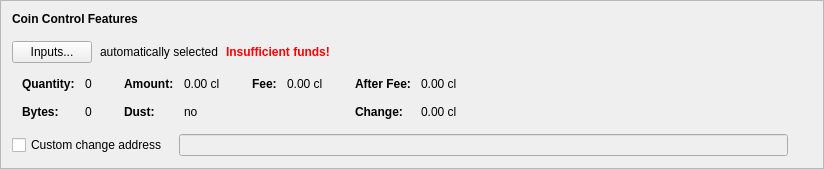
      <widget class="QFrame" name="frameCoinControl">
       <property name="sizePolicy">
        <sizepolicy hsizetype="Preferred" vsizetype="Fixed">
         <horstretch>0</horstretch>
         <verstretch>0</verstretch>
        </sizepolicy>
       </property>
       <property name="frameShape">
        <enum>QFrame::StyledPanel</enum>
       </property>
       <property name="frameShadow">
        <enum>QFrame::Raised</enum>
       </property>
       <layout class="QVBoxLayout" name="verticalLayout_4">
        <item>
         <layout class="QVBoxLayout" name="verticalLayoutCoinControl" stretch="0,0,0,0,0">
          <property name="spacing">
           <number>0</number>
          </property>
          <property name="sizeConstraint">
           <enum>QLayout::SetDefaultConstraint</enum>
          </property>
          <property name="leftMargin">
           <number>0</number>
          </property>
          <property name="topMargin">
           <number>0</number>
          </property>
          <item>
           <layout class="QHBoxLayout" name="horizontalLayoutCoinControl1">
            <property name="bottomMargin">
             <number>15</number>
            </property>
            <item>
             <widget class="QLabel" name="labelCoinControlFeatures">
              <property name="sizePolicy">
               <sizepolicy hsizetype="Preferred" vsizetype="Maximum">
                <horstretch>0</horstretch>
                <verstretch>0</verstretch>
               </sizepolicy>
              </property>
              <property name="font">
               <font>
                <weight>75</weight>
                <bold>true</bold>
               </font>
              </property>
              <property name="styleSheet">
               <string notr="true">font-weight:bold;</string>
              </property>
              <property name="text">
               <string>Coin Control Features</string>
              </property>
             </widget>
            </item>
           </layout>
          </item>
          <item>
           <layout class="QHBoxLayout" name="horizontalLayoutCoinControl2" stretch="0,0,0,0">
            <property name="spacing">
             <number>8</number>
            </property>
            <property name="bottomMargin">
             <number>10</number>
            </property>
            <item>
             <widget class="QPushButton" name="pushButtonCoinControl">
              <property name="styleSheet">
               <string notr="true"/>
              </property>
              <property name="text">
               <string>Inputs...</string>
              </property>
              <property name="autoDefault">
               <bool>false</bool>
              </property>
             </widget>
            </item>
            <item>
             <widget class="QLabel" name="labelCoinControlAutomaticallySelected">
              <property name="text">
               <string>automatically selected</string>
              </property>
              <property name="margin">
               <number>5</number>
              </property>
             </widget>
            </item>
            <item>
             <widget class="QLabel" name="labelCoinControlInsuffFunds">
              <property name="font">
               <font>
                <weight>75</weight>
                <bold>true</bold>
               </font>
              </property>
              <property name="styleSheet">
               <string notr="true">color:red;font-weight:bold;</string>
              </property>
              <property name="text">
               <string>Insufficient funds!</string>
              </property>
              <property name="margin">
               <number>5</number>
              </property>
             </widget>
            </item>
            <item>
             <spacer name="horizontalSpacerCoinControl">
              <property name="orientation">
               <enum>Qt::Horizontal</enum>
              </property>
              <property name="sizeHint" stdset="0">
               <size>
                <width>40</width>
                <height>1</height>
               </size>
              </property>
             </spacer>
            </item>
           </layout>
          </item>
          <item>
           <widget class="QWidget" name="widgetCoinControl" native="true">
            <property name="sizePolicy">
             <sizepolicy hsizetype="Preferred" vsizetype="Preferred">
              <horstretch>0</horstretch>
              <verstretch>0</verstretch>
             </sizepolicy>
            </property>
            <property name="minimumSize">
             <size>
              <width>0</width>
              <height>0</height>
             </size>
            </property>
            <property name="styleSheet">
             <string notr="true"/>
            </property>
            <layout class="QHBoxLayout" name="horizontalLayoutCoinControl5">
             <property name="leftMargin">
              <number>0</number>
             </property>
             <property name="topMargin">
              <number>0</number>
             </property>
             <property name="rightMargin">
              <number>0</number>
             </property>
             <property name="bottomMargin">
              <number>0</number>
             </property>
             <item>
              <layout class="QHBoxLayout" name="horizontalLayoutCoinControl3" stretch="0,0,0,1">
               <property name="spacing">
                <number>20</number>
               </property>
               <property name="topMargin">
                <number>0</number>
               </property>
               <property name="bottomMargin">
                <number>10</number>
               </property>
               <item>
                <layout class="QFormLayout" name="formLayoutCoinControl1">
                 <property name="horizontalSpacing">
                  <number>10</number>
                 </property>
                 <property name="verticalSpacing">
                  <number>14</number>
                 </property>
                 <property name="leftMargin">
                  <number>10</number>
                 </property>
                 <property name="topMargin">
                  <number>4</number>
                 </property>
                 <property name="rightMargin">
                  <number>6</number>
                 </property>
                 <item row="0" column="0">
                  <widget class="QLabel" name="labelCoinControlQuantityText">
                   <property name="font">
                    <font>
                     <weight>75</weight>
                     <bold>true</bold>
                    </font>
                   </property>
                   <property name="text">
                    <string>Quantity:</string>
                   </property>
                   <property name="margin">
                    <number>0</number>
                   </property>
                  </widget>
                 </item>
                 <item row="0" column="1">
                  <widget class="QLabel" name="labelCoinControlQuantity">
                   <property name="cursor">
                    <cursorShape>IBeamCursor</cursorShape>
                   </property>
                   <property name="contextMenuPolicy">
                    <enum>Qt::ActionsContextMenu</enum>
                   </property>
                   <property name="text">
                    <string notr="true">0</string>
                   </property>
                   <property name="margin">
                    <number>0</number>
                   </property>
                   <property name="textInteractionFlags">
                    <set>Qt::LinksAccessibleByMouse|Qt::TextSelectableByKeyboard|Qt::TextSelectableByMouse</set>
                   </property>
                  </widget>
                 </item>
                 <item row="1" column="0">
                  <widget class="QLabel" name="labelCoinControlBytesText">
                   <property name="font">
                    <font>
                     <weight>75</weight>
                     <bold>true</bold>
                    </font>
                   </property>
                   <property name="text">
                    <string>Bytes:</string>
                   </property>
                  </widget>
                 </item>
                 <item row="1" column="1">
                  <widget class="QLabel" name="labelCoinControlBytes">
                   <property name="cursor">
                    <cursorShape>IBeamCursor</cursorShape>
                   </property>
                   <property name="contextMenuPolicy">
                    <enum>Qt::ActionsContextMenu</enum>
                   </property>
                   <property name="text">
                    <string notr="true">0</string>
                   </property>
                   <property name="textInteractionFlags">
                    <set>Qt::LinksAccessibleByMouse|Qt::TextSelectableByKeyboard|Qt::TextSelectableByMouse</set>
                   </property>
                  </widget>
                 </item>
                </layout>
               </item>
               <item>
                <layout class="QFormLayout" name="formLayoutCoinControl2">
                 <property name="horizontalSpacing">
                  <number>10</number>
                 </property>
                 <property name="verticalSpacing">
                  <number>14</number>
                 </property>
                 <property name="leftMargin">
                  <number>6</number>
                 </property>
                 <property name="topMargin">
                  <number>4</number>
                 </property>
                 <property name="rightMargin">
                  <number>6</number>
                 </property>
                 <item row="0" column="0">
                  <widget class="QLabel" name="labelCoinControlAmountText">
                   <property name="font">
                    <font>
                     <weight>75</weight>
                     <bold>true</bold>
                    </font>
                   </property>
                   <property name="text">
                    <string>Amount:</string>
                   </property>
                   <property name="margin">
                    <number>0</number>
                   </property>
                  </widget>
                 </item>
                 <item row="0" column="1">
                  <widget class="QLabel" name="labelCoinControlAmount">
                   <property name="cursor">
                    <cursorShape>IBeamCursor</cursorShape>
                   </property>
                   <property name="contextMenuPolicy">
                    <enum>Qt::ActionsContextMenu</enum>
                   </property>
                   <property name="text">
                    <string notr="true">0.00 cl</string>
                   </property>
                   <property name="textInteractionFlags">
                    <set>Qt::LinksAccessibleByMouse|Qt::TextSelectableByKeyboard|Qt::TextSelectableByMouse</set>
                   </property>
                  </widget>
                 </item>
                 <item row="1" column="0">
                  <widget class="QLabel" name="labelCoinControlLowOutputText">
                   <property name="font">
                    <font>
                     <weight>75</weight>
                     <bold>true</bold>
                    </font>
                   </property>
                   <property name="text">
                    <string>Dust:</string>
                   </property>
                  </widget>
                 </item>
                 <item row="1" column="1">
                  <widget class="QLabel" name="labelCoinControlLowOutput">
                   <property name="cursor">
                    <cursorShape>IBeamCursor</cursorShape>
                   </property>
                   <property name="contextMenuPolicy">
                    <enum>Qt::ActionsContextMenu</enum>
                   </property>
                   <property name="text">
                    <string notr="true">no</string>
                   </property>
                   <property name="textInteractionFlags">
                    <set>Qt::LinksAccessibleByMouse|Qt::TextSelectableByKeyboard|Qt::TextSelectableByMouse</set>
                   </property>
                  </widget>
                 </item>
                </layout>
               </item>
               <item>
                <layout class="QFormLayout" name="formLayoutCoinControl3">
                 <property name="horizontalSpacing">
                  <number>10</number>
                 </property>
                 <property name="verticalSpacing">
                  <number>14</number>
                 </property>
                 <property name="leftMargin">
                  <number>6</number>
                 </property>
                 <property name="topMargin">
                  <number>4</number>
                 </property>
                 <property name="rightMargin">
                  <number>6</number>
                 </property>
                 <item row="0" column="0">
                  <widget class="QLabel" name="labelCoinControlFeeText">
                   <property name="font">
                    <font>
                     <weight>75</weight>
                     <bold>true</bold>
                    </font>
                   </property>
                   <property name="text">
                    <string>Fee:</string>
                   </property>
                   <property name="margin">
                    <number>0</number>
                   </property>
                  </widget>
                 </item>
                 <item row="0" column="1">
                  <widget class="QLabel" name="labelCoinControlFee">
                   <property name="cursor">
                    <cursorShape>IBeamCursor</cursorShape>
                   </property>
                   <property name="contextMenuPolicy">
                    <enum>Qt::ActionsContextMenu</enum>
                   </property>
                   <property name="text">
                    <string notr="true">0.00 cl</string>
                   </property>
                   <property name="textInteractionFlags">
                    <set>Qt::LinksAccessibleByMouse|Qt::TextSelectableByKeyboard|Qt::TextSelectableByMouse</set>
                   </property>
                  </widget>
                 </item>
                </layout>
               </item>
               <item>
                <layout class="QFormLayout" name="formLayoutCoinControl4">
                 <property name="horizontalSpacing">
                  <number>10</number>
                 </property>
                 <property name="verticalSpacing">
                  <number>14</number>
                 </property>
                 <property name="leftMargin">
                  <number>6</number>
                 </property>
                 <property name="topMargin">
                  <number>4</number>
                 </property>
                 <property name="rightMargin">
                  <number>6</number>
                 </property>
                 <item row="0" column="0">
                  <widget class="QLabel" name="labelCoinControlAfterFeeText">
                   <property name="font">
                    <font>
                     <weight>75</weight>
                     <bold>true</bold>
                    </font>
                   </property>
                   <property name="text">
                    <string>After Fee:</string>
                   </property>
                   <property name="margin">
                    <number>0</number>
                   </property>
                  </widget>
                 </item>
                 <item row="0" column="1">
                  <widget class="QLabel" name="labelCoinControlAfterFee">
                   <property name="cursor">
                    <cursorShape>IBeamCursor</cursorShape>
                   </property>
                   <property name="contextMenuPolicy">
                    <enum>Qt::ActionsContextMenu</enum>
                   </property>
                   <property name="text">
                    <string notr="true">0.00 cl</string>
                   </property>
                   <property name="textInteractionFlags">
                    <set>Qt::LinksAccessibleByMouse|Qt::TextSelectableByKeyboard|Qt::TextSelectableByMouse</set>
                   </property>
                  </widget>
                 </item>
                 <item row="1" column="0">
                  <widget class="QLabel" name="labelCoinControlChangeText">
                   <property name="font">
                    <font>
                     <weight>75</weight>
                     <bold>true</bold>
                    </font>
                   </property>
                   <property name="text">
                    <string>Change:</string>
                   </property>
                  </widget>
                 </item>
                 <item row="1" column="1">
                  <widget class="QLabel" name="labelCoinControlChange">
                   <property name="cursor">
                    <cursorShape>IBeamCursor</cursorShape>
                   </property>
                   <property name="contextMenuPolicy">
                    <enum>Qt::ActionsContextMenu</enum>
                   </property>
                   <property name="text">
                    <string notr="true">0.00 cl</string>
                   </property>
                   <property name="textInteractionFlags">
                    <set>Qt::LinksAccessibleByMouse|Qt::TextSelectableByKeyboard|Qt::TextSelectableByMouse</set>
                   </property>
                  </widget>
                 </item>
                </layout>
               </item>
              </layout>
             </item>
            </layout>
           </widget>
          </item>
          <item>
           <layout class="QHBoxLayout" name="horizontalLayoutCoinControl4" stretch="0,0,0">
            <property name="spacing">
             <number>12</number>
            </property>
            <property name="sizeConstraint">
             <enum>QLayout::SetDefaultConstraint</enum>
            </property>
            <property name="topMargin">
             <number>5</number>
            </property>
            <property name="rightMargin">
             <number>5</number>
            </property>
            <item>
             <widget class="QCheckBox" name="checkBoxCoinControlChange">
              <property name="toolTip">
               <string>If this is activated, but the change address is empty or invalid, change will be sent to a newly generated address.</string>
              </property>
              <property name="text">
               <string>Custom change address</string>
              </property>
             </widget>
            </item>
            <item>
             <widget class="QValidatedLineEdit" name="lineEditCoinControlChange">
              <property name="enabled">
               <bool>false</bool>
              </property>
              <property name="sizePolicy">
               <sizepolicy hsizetype="Expanding" vsizetype="Fixed">
                <horstretch>0</horstretch>
                <verstretch>0</verstretch>
               </sizepolicy>
              </property>
             </widget>
            </item>
            <item>
             <widget class="QLabel" name="labelCoinControlChangeLabel">
              <property name="sizePolicy">
               <sizepolicy hsizetype="Preferred" vsizetype="Expanding">
                <horstretch>0</horstretch>
                <verstretch>0</verstretch>
               </sizepolicy>
              </property>
              <property name="minimumSize">
               <size>
                <width>0</width>
                <height>0</height>
               </size>
              </property>
              <property name="text">
               <string/>
              </property>
              <property name="margin">
               <number>3</number>
              </property>
             </widget>
            </item>
           </layout>
          </item>
          <item>
           <spacer name="verticalSpacerCoinControl">
            <property name="orientation">
             <enum>Qt::Vertical</enum>
            </property>
            <property name="sizeType">
             <enum>QSizePolicy::Expanding</enum>
            </property>
            <property name="sizeHint" stdset="0">
             <size>
              <width>800</width>
              <height>1</height>
             </size>
            </property>
           </spacer>
          </item>
         </layout>
        </item>
       </layout>
      </widget>
